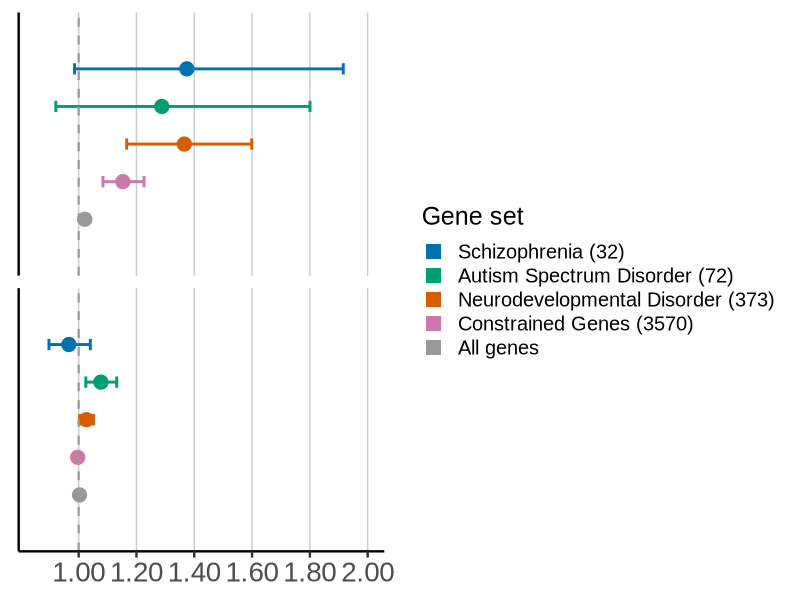
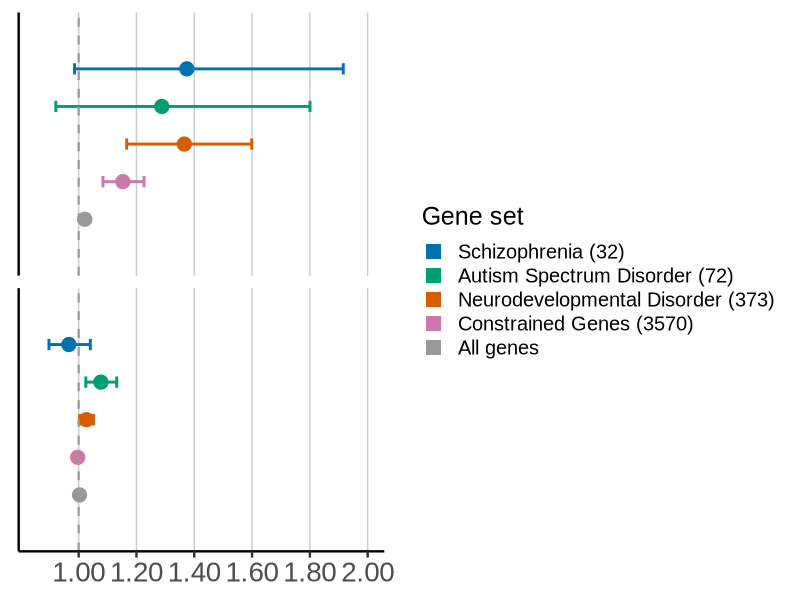

Reproduce these figures in R, in order.
library(ggplot2)
library(data.table)
library(tidyr)
library(dplyr)
library(RColorBrewer)
library(scales) 

ptv <- fread("inputs/SNV/20240929_ptv-ac5_old-analysis_rate-ratio.tsv")
syn <- fread("inputs/SNV/20240929_syn-ac5_old-analysis_rate-ratio.tsv")


ptv$Category[ptv$Category == "All genes (18356)"] <- "All genes"
syn$Category[syn$Category == "All genes (19369)"] <- "All genes"

ptv$type <- "PTV"
syn$type <- "SYN"

df <- rbind(ptv, syn)
df$Category <- factor(df$Category, 
                      levels = rev(c("Schizophrenia (32)",
                                 "Autism Spectrum Disorder (72)", "Neurodevelopmental Disorder (373)",
                                 "Constrained Genes (3570)", "All genes")))
df$type <- factor(df$type, levels = c("PTV", "SYN"))



odds_ratio_plot <- ggplot(df, aes(x = OR, y = Category, color = Category)) +
  geom_point(size = 4.5, position=position_dodge(width = 3)) +  # Points for estimates
  geom_errorbarh(aes(xmin = CI_low, xmax = CI_high), 
                 height = 0.3, size = 1, 
                 position=position_dodge(width = 3)) +  # Error bars
  facet_wrap(~type, ncol = 1) +
  labs(
    #title = "",
    #x = "",
    y = "Odds Ratio",
    color = "Gene set"
  ) +
  geom_vline(xintercept = 1, linetype = "dashed", color = "#999999", size = 0.75) +
  scale_color_manual(breaks = c("Schizophrenia (32)", 
                                "Autism Spectrum Disorder (72)", "Neurodevelopmental Disorder (373)",
                                "Constrained Genes (3570)", "All genes"),
                     values = c("#0072B2", 
                                "#009E73", "#D55E00", 
                                "#CC79A7", "#999999")) +
  scale_x_continuous(limits = c(0.85, 2), 
                     breaks = seq(1, 2, 0.2),
                     labels = label_number(accuracy = 0.01)) +
  theme_classic(base_size = 18) +
  theme(
    legend.position = "right", legend.text.align = 0,
    strip.text = element_blank(),
    plot.title = element_blank(),
    axis.ticks.y = element_blank(), axis.text.y = element_blank(), axis.title.y = element_blank(),
    axis.text.x = element_text(size = 20),
    axis.title = element_blank(),
    panel.grid.major.y = element_blank(), panel.grid.minor.y = element_blank(),
    panel.grid.major = element_line(color = "grey80", size = 0.5),  
    panel.grid.minor = element_blank(),
    text = element_text(family = "Arial")
  ) +
  guides(color = guide_legend(override.aes = list(shape = 15, linetype = "blank"))) 
odds_ratio_plot

ggsave("outputs/SNV-plots/20240929_snv-plotting_ptv-syn-ac5_old-analysis.jpg", plot = odds_ratio_plot, width = 11, height = 6.5)
